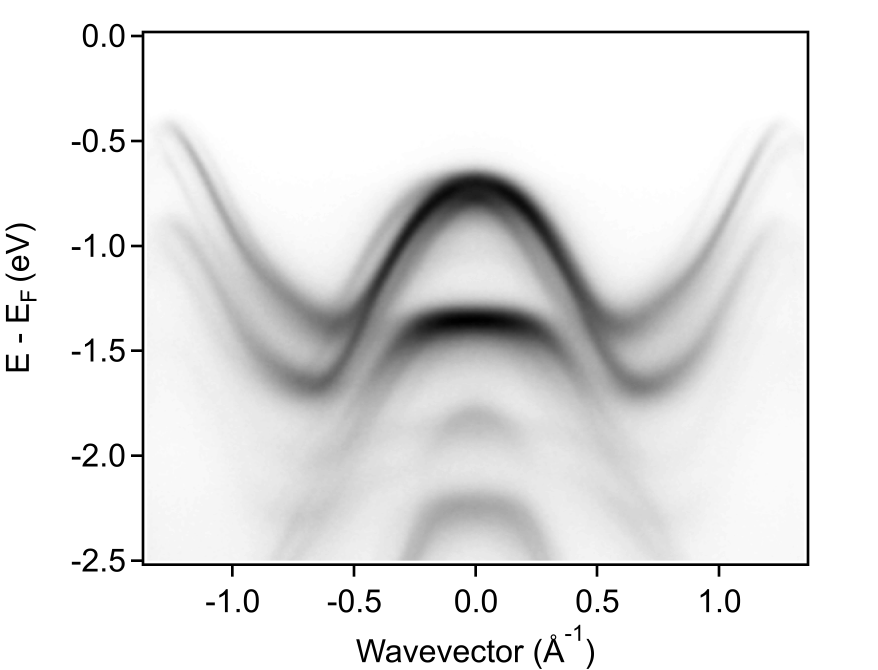
#> input picture simple_model/figs_png/KGK_WSe2onWS2_v2.png, 2632 x 2008 px (shown at 1/3 size)
$ python G1_refine_image.py
#> lines starting #> are read from the running program, lines starting #| are printed output that depends on the picture
import numpy as np
from PIL import Image
import os

dirname = "figs_png/"

image_name = dirname + "KGK_WSe2onWS2_v2.png"         #experimental data
im  = Image.open(image_name)
#> im is the input picture: PIL image 2632x2008 RGBA; mean R, G, B, A 228.5, 228.5, 228.5, 154.9

pic = np.array(np.asarray(im))

if 0: #extract coordinates of just image without axis
    for y in range(pic.shape[0]):
        for x in range(pic.shape[1]):
            pix = pic[-y,-x]
            if pix[-1] == 0:
                continue
            if pix[0] == 0:
                continue
            print(x,y,pix)
            input()
x_i = 441
y_i = 110
x_f = pic.shape[1]-221
#> x_f = 2411
y_f = pic.shape[0]-327
#> y_f = 1681
if 0: #cut old image to get just new image without axes
    new_pic = np.array(np.asarray(im)[y_i:y_f,x_i:x_f])
    #save cut image
    new_image = Image.fromarray(np.uint8(new_pic))
    new_imagename = dirname + "full_KGK_no_axis.png"
    new_image.save(new_imagename)
    os.system("xdg-open "+new_imagename)

#Redemension image to wanted values
E_min_fig = -2.5
E_max_fig = 0
a_WSe2 = 3.32
K_fig = 4*np.pi/3/a_WSe2        #distance from Gamma to K

E_min_cut = -1.7
E_max_cut = -0.5
K_cut = 0.5
#
offset_k = 26 #additional pixels because the picture is not exactly KGK, goes a bit further

ind_e_M = y_i+int(abs((y_f-y_i)/(E_max_fig-E_min_fig)*E_max_cut))
#> ind_e_M = 424
ind_e_m = y_i+int(abs((y_f-y_i)/(E_max_fig-E_min_fig)*E_min_cut))
#> ind_e_m = 1178

ind_k_m = x_i+int(abs((x_f-x_i)/2*(1-K_cut/K_fig))+offset_k)
#> ind_k_m = 1061
ind_k_M = x_i+int(abs((x_f-x_i)/2*(1+K_cut/K_fig))-offset_k)
#> ind_k_M = 1790

if 0: #frame selected region
    green = np.array([0,255,0,255])
    for y in range(ind_e_m-ind_e_M):
        pic[ind_e_M+y,ind_k_m] = green
        pic[ind_e_M+y,ind_k_M] = green
    for x in range(ind_k_M-ind_k_m):
        pic[ind_e_M,ind_k_m+x] = green
        pic[ind_e_m,ind_k_m+x] = green
    new_image = Image.fromarray(np.uint8(pic))
    new_imagename = "temp.png"
    new_image.save(new_imagename)
    os.system("xdg-open "+new_imagename)

#Cut relevant part of the picture and save it for future study
new_pic = pic[ind_e_M:ind_e_m,ind_k_m:ind_k_M]
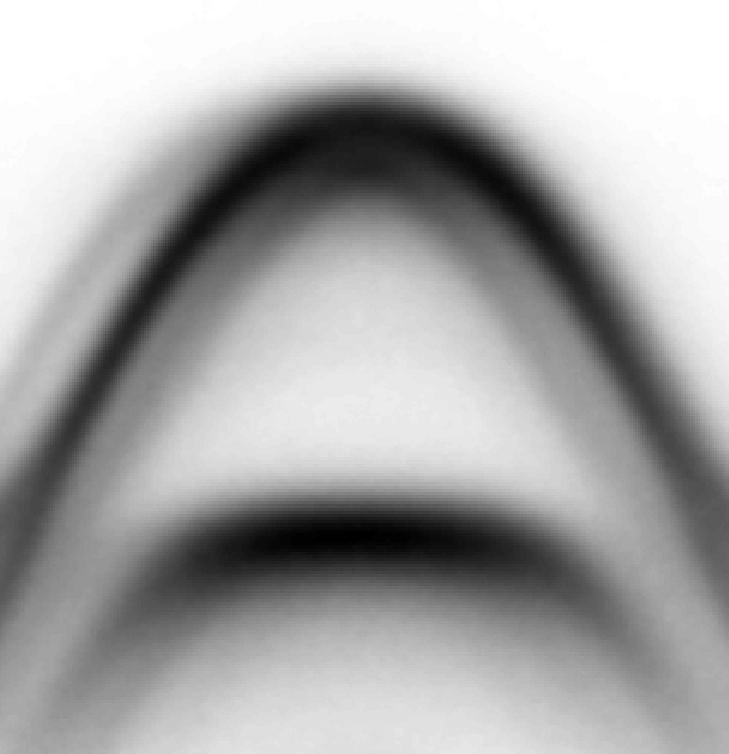
#> new_pic: shape (754, 729, 4); mean R, G, B, A 167.5, 167.5, 167.5, 255
new_image = Image.fromarray(np.uint8(new_pic))
new_imagename = dirname + "cut_KGK.png"
new_image.save(new_imagename)
os.system("xdg-open "+new_imagename)

$ run again, with simple_model/Fit_image.png copied over simple_model/figs_png/KGK_WSe2onWS2_v2.png
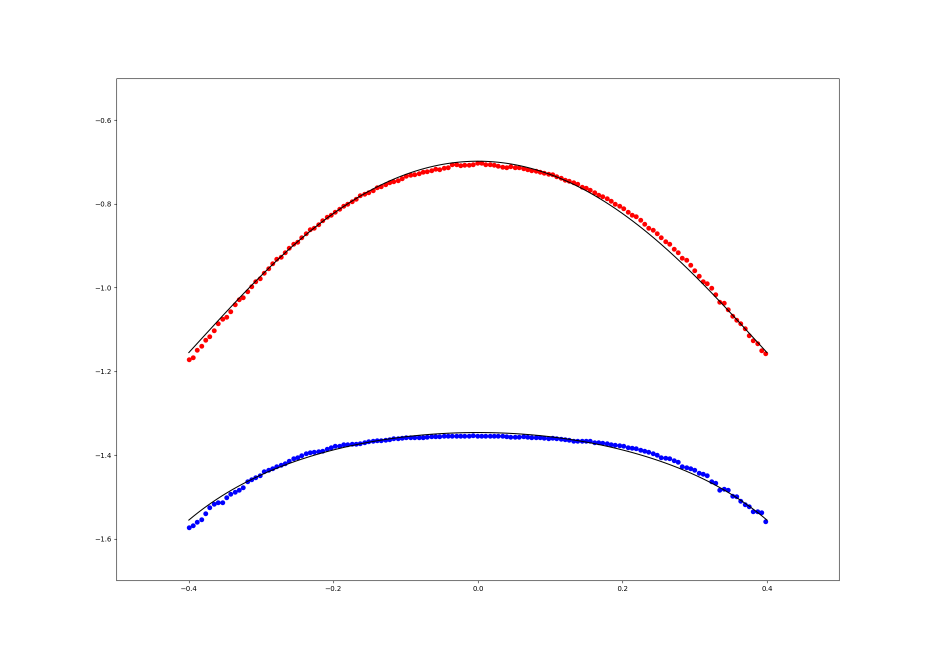
#> input picture simple_model/Fit_image.png, 1864 x 1305 px (shown at 1/2 size)
#> im is the input picture: PIL image 1864x1305 RGBA; mean R, G, B, A 252.8, 251.9, 252.8, 255
#> `new_pic = pic[ind_e_M:ind_e_m,ind_k_m:ind_k_M]`:
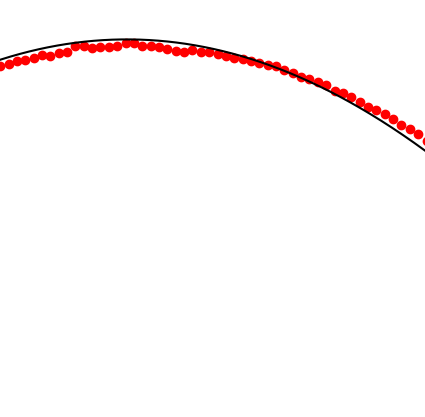
#> new_pic: shape (417, 425, 4); mean R, G, B, A 253.6, 248.9, 248.9, 255

$ run again, with simple_model/KGK_WSe2onWS2_forDario.png copied over simple_model/figs_png/KGK_WSe2onWS2_v2.png
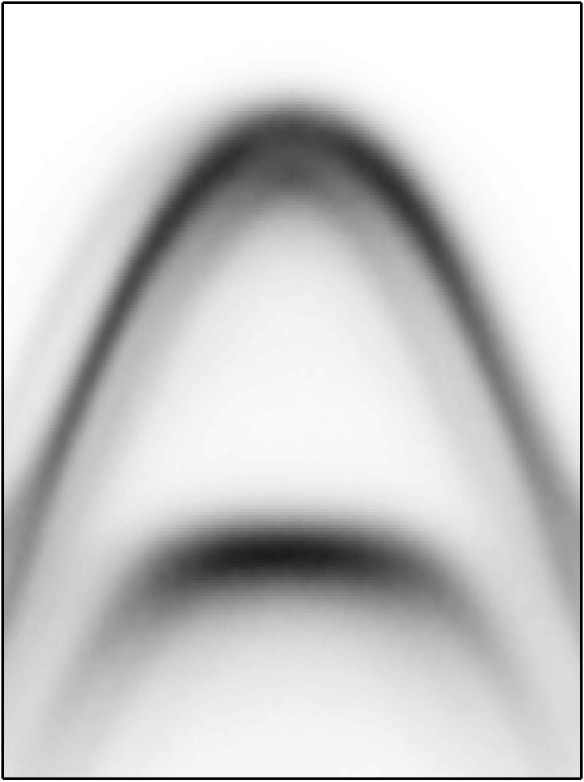
#> input picture simple_model/KGK_WSe2onWS2_forDario.png, 1752 x 2344 px (shown at 1/3 size)
#> im is the input picture: PIL image 1752x2344 RGBA; mean R, G, B, A 203.4, 203.4, 203.4, 253
#> `new_pic = pic[ind_e_M:ind_e_m,ind_k_m:ind_k_M]`:
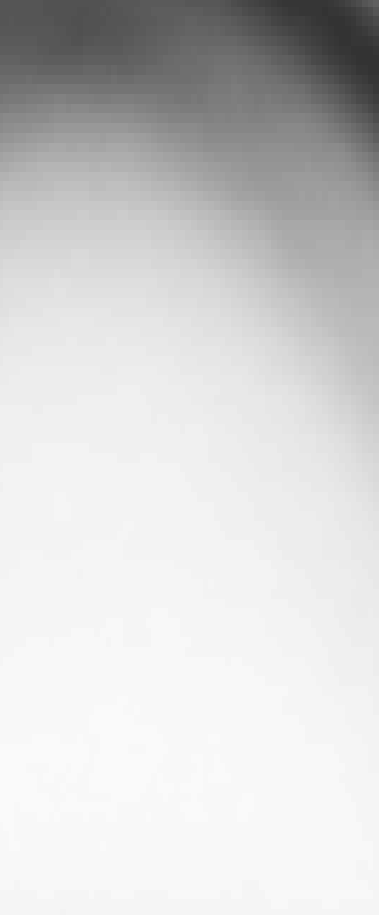
#> new_pic: shape (915, 379, 4); mean R, G, B, A 209.3, 209.3, 209.3, 255
